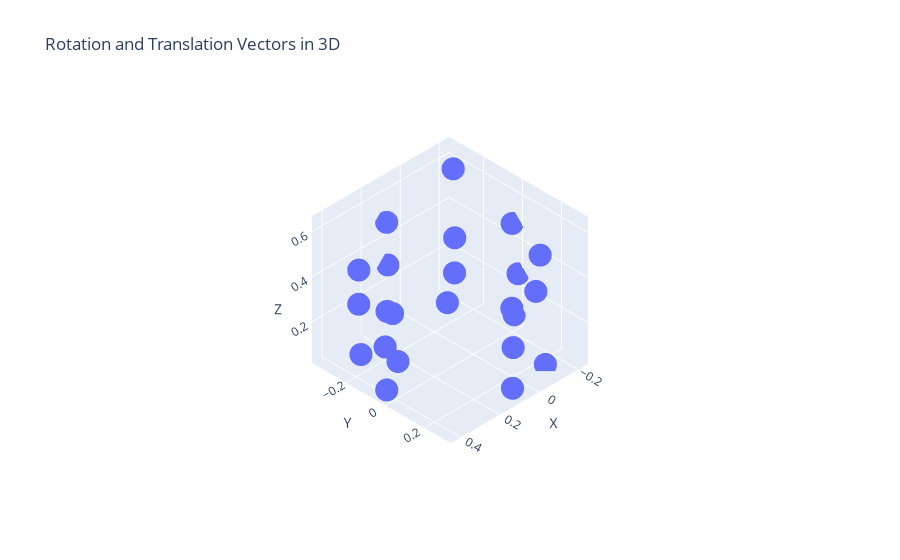

Notebook source saved alongside this figure:
### Code cell
import plotly.graph_objs as go

# Create a 3D scatter plot
fig = go.Figure(data=[go.Scatter3d(x=cameras['wcx'], y=cameras['wcy'],
                z=cameras['wcz'], mode='markers', name='Original Points')])

# Add labels to the plot
fig.update_layout(scene=dict(xaxis_title='X', yaxis_title='Y', zaxis_title='Z'),
                  title='Rotation and Translation Vectors in 3D')
fig.layout.scene.camera.projection.type = "orthographic"
fig.show()

### Figure 1 — Plotly figure (JSON) as saved in the notebook; plotly's stock layout.template omitted (floating-point values rounded to 4 significant figures)
{"data": [{"mode": "markers", "name": "Original Points", "type": "scatter3d", "x": [0.2964, 0.3101, 0.3286, 0.4211, 0.4314, 0.4231, 0.338, 0.3972, 0.1065, 0.1137, 0.1113, -0.1236, -0.1181, -0.1205, -0.228, -0.2306, -0.2206, -0.1386, -0.149, -0.1448, 0.0995, 0.08646, 0.0723], "y": [-0.2927, -0.2795, -0.2495, -0.02359, -0.02293, -0.02292, 0.2026, 0.008498, 0.3013, 0.3149, 0.3094, 0.216, 0.1995, 0.2459, -0.03168, -0.004168, -0.01411, -0.2444, -0.247, -0.2436, -0.3471, -0.3542, -0.344], "z": [0.3933, 0.2554, 0.05658, 0.4071, 0.2549, 0.06005, 0.5173, 0.1889, 0.4263, 0.2621, 0.07777, 0.5041, 0.3376, 0.03597, 0.4685, 0.2579, 0.07588, 0.6492, 0.3368, 0.1849, 0.4794, 0.2802, 0.06284]}], "layout": {"scene": {"camera": {"projection": {"type": "orthographic"}}, "xaxis": {"title": {"text": "X"}}, "yaxis": {"title": {"text": "Y"}}, "zaxis": {"title": {"text": "Z"}}}, "title": {"text": "Rotation and Translation Vectors in 3D"}}}
